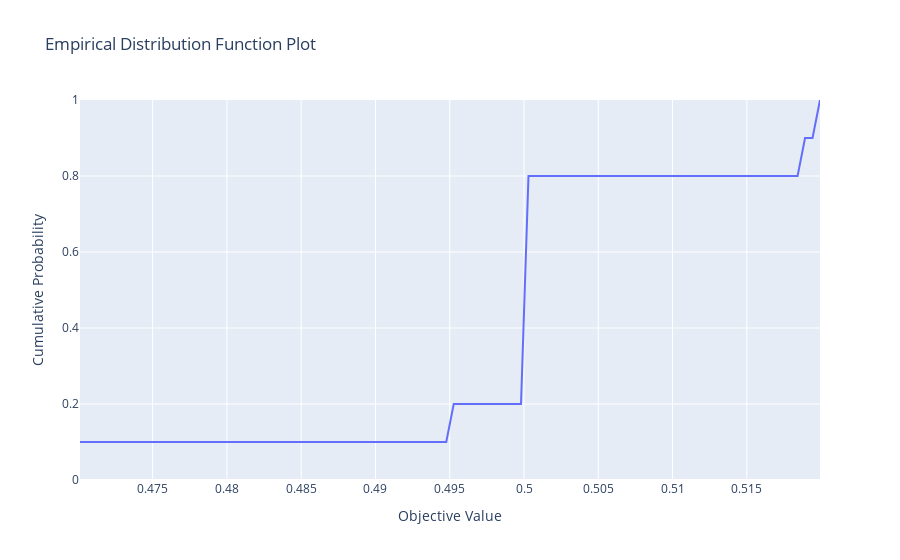

The notebook cell saved with this chart:
### Code cell
# Visualize empirical distribution function of the objective.
plot_edf(study)
